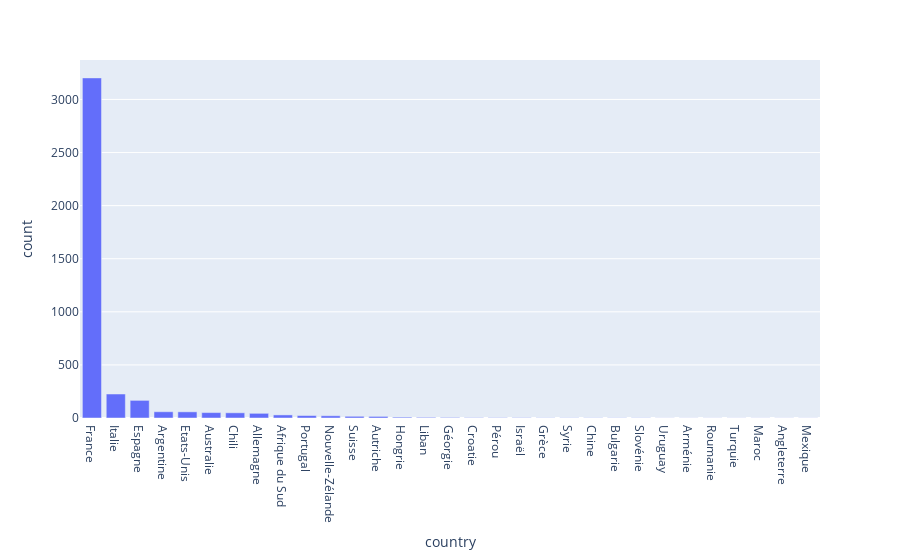

The notebook cell this image was saved under:
### Code cell
px.bar(grouped_df, x="country", y="count")

### Figure 1 — Plotly figure (JSON) as saved in the notebook; plotly's stock layout.template omitted (floating-point values rounded to 4 significant figures)
{"data": [{"alignmentgroup": "True", "hovertemplate": "country=%{x}<br>count=%{y}<extra></extra>", "legendgroup": "", "marker": {"color": "#636efa", "pattern": {"shape": ""}}, "name": "", "offsetgroup": "", "orientation": "v", "showlegend": false, "textposition": "auto", "type": "bar", "x": ["France", "Italie", "Espagne", "Argentine", "Etats-Unis", "Australie", "Chili", "Allemagne", "Afrique du Sud", "Portugal", "Nouvelle-Zélande", "Suisse", "Autriche", "Hongrie", "Liban", "Géorgie", "Croatie", "Pérou", "Israël", "Grèce", "Syrie", "Chine", "Bulgarie", "Slovénie", "Uruguay", "Arménie", "Roumanie", "Turquie", "Maroc", "Angleterre", "Mexique"], "xaxis": "x", "y": [3203, 226, 166, 59, 58, 51, 49, 44, 29, 23, 21, 16, 15, 8, 6, 5, 3, 3, 3, 2, 2, 2, 2, 2, 1, 1, 1, 1, 1, 1, 1], "yaxis": "y"}], "layout": {"barmode": "relative", "legend": {"tracegroupgap": 0}, "margin": {"t": 60}, "xaxis": {"anchor": "y", "domain": [0, 1], "title": {"text": "country"}}, "yaxis": {"anchor": "x", "domain": [0, 1], "title": {"text": "count"}}}}
